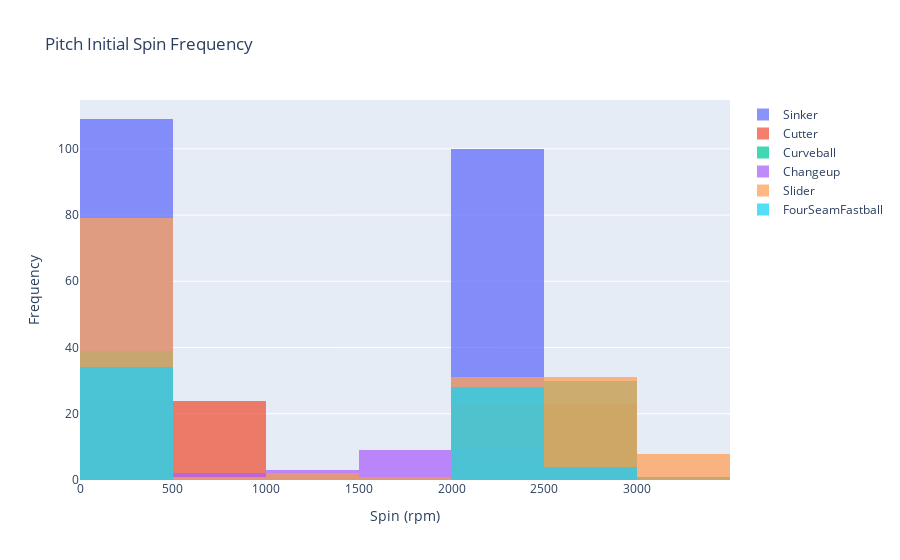

Notebook source saved alongside this figure:
### Code cell
# Overlay
fig = go.Figure()
for i in range(len(pitch_type_types)):
    fig.add_trace(go.Histogram(x=pitch_speed[i], name=pitch_type_types[i]))
    
# Overlay both histograms
fig.update_layout(barmode='overlay', title_text='Pitch Initial Spin Frequency')
fig.update_xaxes(title_text="Spin (rpm)")
fig.update_yaxes(title_text="Frequency")

# Reduce opacity to see both histograms
fig.update_traces(opacity=0.75)
fig.show()

# fig.write_image("Pitch Initial Spin Frequency Histogram.png", engine='kaleido')

### Figure 1 — Plotly figure (JSON) as saved in the notebook; plotly's stock layout.template omitted (floating-point values rounded to 4 significant figures; data arrays with more than 128 entries replaced by an {"elided": "..."} marker saying what was removed)
{"data": [{"name": "Sinker", "opacity": 0.75, "type": "histogram", "x": {"elided": "212 int values"}}, {"name": "Cutter", "opacity": 0.75, "type": "histogram", "x": [88, 92, 87, 90, 88, 87, 87, 90, 87, 90, 90, 86, 87, 87, 90, 87, 93, 88, 89, 86, 89, 86, 88, 88, 2860, 2840, 2870, 2190, 2770, 2750, 2740, 2980, 2910, 2960, 2420, 2960, 2880, 2860, 2900, 2750, 2430, 1980, 2670, 2910, 2220, 2670, 2880, 2690]}, {"name": "Curveball", "opacity": 0.75, "type": "histogram", "x": [79, 78, 79, 79, 79, 77, 79, 78, 78, 78, 77, 78, 77, 71, 78, 79, 78, 78, 79, 79, 77, 77, 82, 78, 78, 77, 81, 78, 80, 81, 78, 83, 80, 78, 78, 78, 72, 77, 81, 2930, 2280, 2900, 2830, 2850, 2900, 2920, 2890, 2950, 2730, 2860, 2860, 2870, 2580, 2860, 2900, 2830, 2920, 2350, 2950, 2850, 2950, 2830, 2390, 2900, 1620, 1070, 2860, 2860, 1370, 2420, 3180, 2990, 2880, 2890, 2980, 2400, 2780, 2890]}, {"name": "Changeup", "opacity": 0.75, "type": "histogram", "x": [86, 86, 84, 84, 86, 83, 83, 85, 84, 85, 86, 85, 86, 81, 85, 85, 84, 86, 85, 85, 87, 86, 85, 85, 85, 86, 84, 86, 81, 86, 84, 1650, 1760, 1960, 1620, 1560, 1470, 2350, 2350, 20, 2360, 2510, 1820, 1910, 1070, 2330, 2390, 200, 1650, 2550, 2330, 1700, 700, 600, 2520, 2410, 2350, 2540, 2090, 1230, 120, 2420]}, {"name": "Slider", "opacity": 0.75, "type": "histogram", "x": {"elided": "153 int values"}}, {"name": "FourSeamFastball", "opacity": 0.75, "type": "histogram", "x": [93, 93, 92, 90, 93, 95, 90, 96, 93, 93, 93, 91, 93, 97, 92, 90, 97, 92, 92, 96, 91, 93, 91, 90, 91, 93, 94, 92, 96, 91, 90, 94, 91, 2500, 2180, 2350, 2420, 2490, 2290, 2360, 2340, 2140, 2500, 2530, 2170, 2400, 2260, 2380, 2090, 2260, 2260, 110, 2200, 2410, 2460, 2120, 2440, 2200, 2480, 2230, 2320, 2270, 2360, 2700, 2440, 2190]}], "layout": {"barmode": "overlay", "title": {"text": "Pitch Initial Spin Frequency"}, "xaxis": {"title": {"text": "Spin (rpm)"}}, "yaxis": {"title": {"text": "Frequency"}}}}
